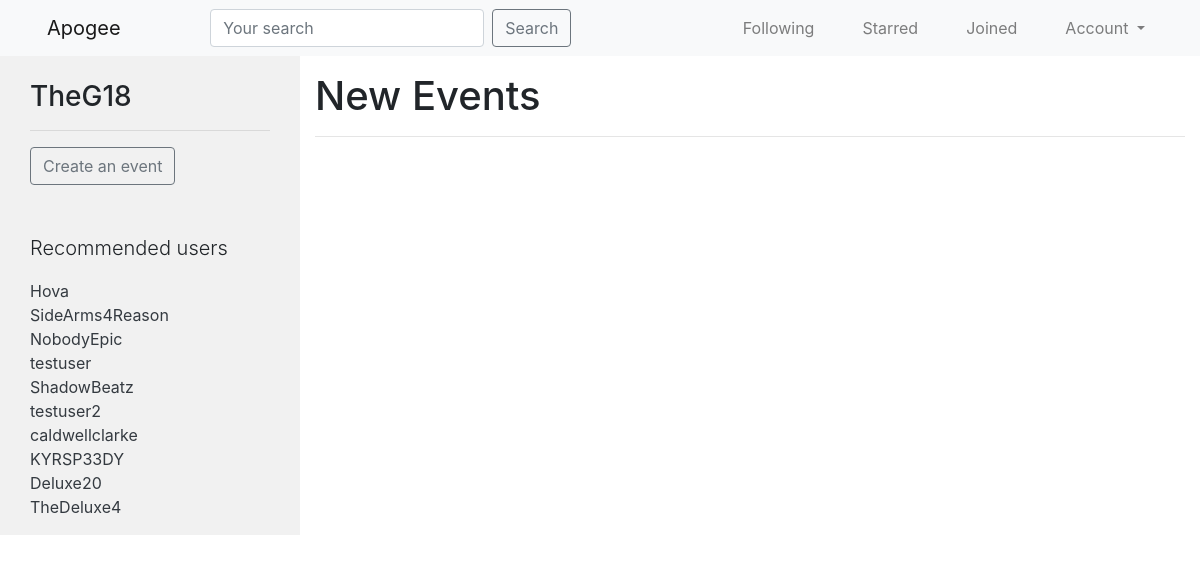
Screenshot of / (signed in) with the database file from the repository.
### accounts/models.py (models this page shows, shortened)
class UserProfile(models.Model):
	user = models.OneToOneField(
			settings.AUTH_USER_MODEL,
			on_delete=models.CASCADE,
			related_name='profile'
		)
	following = models.ManyToManyField(
			settings.AUTH_USER_MODEL,
			blank=True,
			related_name='followed_by'
		)
	profile_picture = models.ImageField(upload_to='profile_pics/%Y/%m/%d/', blank=True)
	banner = models.ImageField(upload_to='banners/%Y/%m/%d/', blank=True)
	bio = models.TextField(max_length=700, blank=True)
	objects = UserProfileManager()
	def get_following(self):
		users = self.following.all()
		return users.exclude(username=self.user.username)
	def get_absolute_url(self):
		return reverse_lazy('profiles:detail', kwargs={'username': self.user.username})
	def get_edit_url(self):
		return reverse_lazy('profiles:edit', kwargs={'username': self.user.username})

### parties/views.py (the view)
# urls.py: path('', PartyListView.as_view(), name='home'),
class PartyListView(LoginRequiredMixin, ListView):
	def get_queryset(self, *args, **kwargs):
		qs = Party.objects.all()
		return qs
	def get_context_data(self, *args, **kwargs):
		context = super(PartyListView, self).get_context_data(*args, **kwargs)
		return context

### accounts/models.py (called while the page is built)
	def recommended(self, user, limit_to=10):
		profile = user.profile
		following = profile.get_following()
		qs = self.get_queryset().exclude(user__in=following).exclude(id=profile.id).order_by('?')[:limit_to]
		return qs

### accounts/templatetags/recommended.py (called while the page is built)
@register.inclusion_tag('accounts/snippets/recommended.html')
def recommended(user):
	if isinstance(user, User):
		qs = UserProfile.objects.recommended(user)
		return {'recommended': qs}

### parties/templates/parties/party_list.html (shortened to what this page needs)
{% extends 'base.html' %}
{% load recommended %}
{% block content %}
<div class='row'>
	<div class='col-sm-3 grey-background'>
		<div class='col-sm-12 mt-4'>
			<h3>{{ request.user }}</h3><hr>
		</div>
		<div class='col-sm-12 mt-3'>
			<a href="{% url 'parties:create' %}">
				<button class='btn btn-outline-secondary'>Create an event</button>
			</a>
		</div>
		<div class='col-sm-12 mt-5'>
			<p class='lead'>Recommended users</p>
			<p>{% recommended request.user %}</p>
		</div>
	</div>
	<div class='col-sm-9 mt-3'>
		<h1>New Events</h1><hr>
	</div>
</div>
{% endblock content %}

### templates/base.html (shortened to what this page needs)
{% load static %}
<html lang="en">
  <head>
    <link rel="stylesheet" href="https://maxcdn.bootstrapcdn.com/bootstrap/4.0.0/css/bootstrap.min.css">
  </head>
  <body>
    {% include 'navbar.html' %}
    <div class='container-fluid'>
        {% block content %}
        {% endblock content %}
    </div>
  </body>
</html>

### templates/navbar.html (shortened to what this page needs)
<nav class="navbar navbar-expand-md navbar-light bg-light">
  <div class='container-fluid'>
    <a class="navbar-brand ml-3" href="{% url 'home' %}">Apogee</a>
    <div class="collapse navbar-collapse" id="navbarSupportedContent">
      {% include 'parties/search_form.html' %}
      {% if request.user.is_authenticated %}
      <ul class="navbar-nav ml-auto">
        <li class="nav-item mx-3">
          <a class="nav-link" href="{% url 'parties:following-list' %}">Following</a>
        </li>
        <li class="nav-item mx-3">
          <a class="nav-link" href="{% url 'parties:starred-list' %}">Starred</a>
        </li>
        <li class="nav-item mx-3">
          <a class="nav-link" href="{% url 'parties:joined-list' %}">Joined</a>
        </li>
        <li class="nav-item dropdown mx-3">
          <a class="nav-link dropdown-toggle" href="#" id="navbarDropdown" role="button" data-toggle="dropdown" aria-haspopup="true" aria-expanded="false">
            Account
          </a>
        </li>
      </ul>
      {% endif %}
    </div>
  </div>
</nav>

### parties/templates/parties/search_form.html
<form id='navbar-search-form' class="form-inline my-2 my-lg-0 mx-auto" method='GET' action='{% url "search" %}'>
	<input class="form-control mr-sm-2" type='text' name='q' placeholder='Your search' value='{{ request.GET.q }}'>
	<button type="submit" class="btn btn-outline-secondary my-2 my-sm-0">Search</button>
</form>

### accounts/templates/accounts/snippets/recommended.html
{% for profile in recommended %}
	<a class='text-dark' href='/profiles/{{ profile.user.username }}'>{{ profile.user.username }}</a><br>
{% empty %}
	<p class='lead'>No recommendations</p>
{% endfor %}

### templates/base.html (style rules this page uses)
.grey-background { background-color: #f1f1f1; }

### rows the page displays
UserProfile: user.username "Hova"
UserProfile: user.username "SideArms4Reason"
UserProfile: user.username "NobodyEpic"
UserProfile: user.username "testuser"
UserProfile: user.username "ShadowBeatz"
UserProfile: user.username "testuser2"
UserProfile: user.username "caldwellclarke"
UserProfile: user.username "KYRSP33DY"
UserProfile: user.username "Deluxe20"
UserProfile: user.username "TheDeluxe4"

### other values shown
{{ request.user }} "TheG18"
